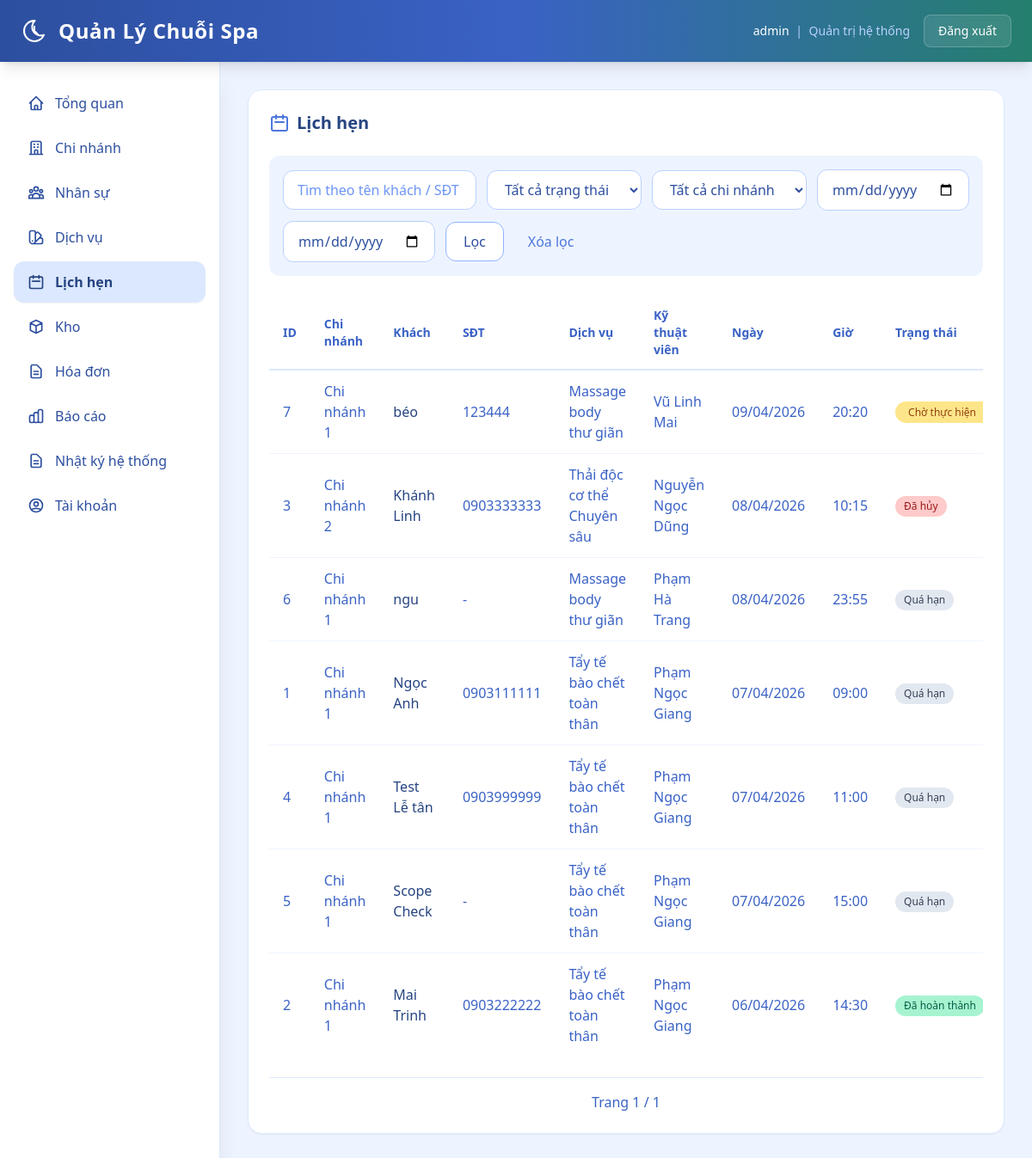
Before: /web/appointments (signed in) with the older database file.
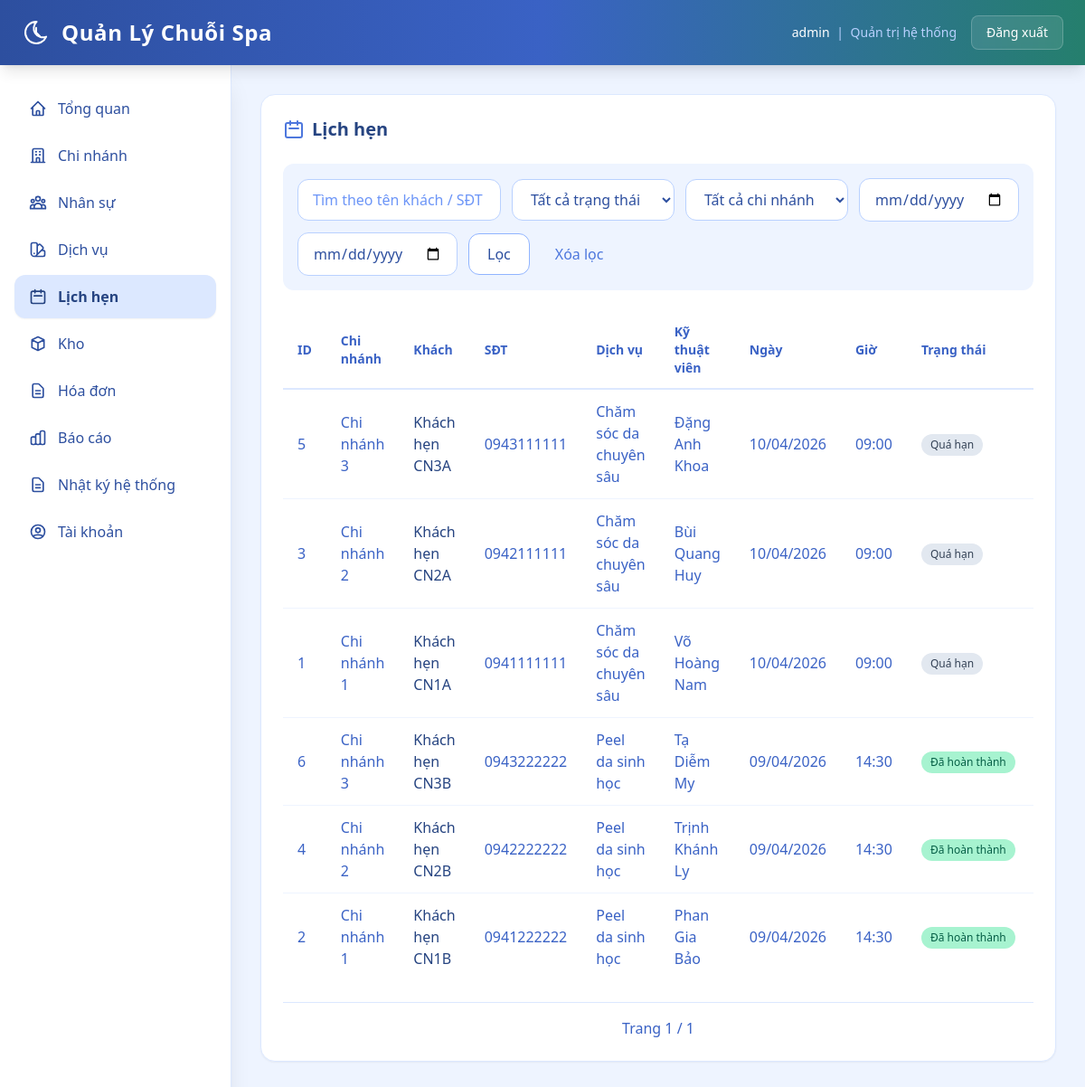
After: the same page with the newer database file.
### backend/models.py (models this page shows)
class TimestampMixin:
    created_at = db.Column(db.DateTime, nullable=False, default=datetime.utcnow)

class Appointment(db.Model, TimestampMixin):
    __tablename__ = "appointments"
    id = db.Column(db.Integer, primary_key=True)
    branch_id = db.Column(db.Integer, db.ForeignKey("branches.id"), nullable=False, index=True)
    customer_name = db.Column(db.String(255), nullable=False)
    customer_phone = db.Column(db.String(32), nullable=True)
    service_id = db.Column(db.Integer, db.ForeignKey("services.id"), nullable=False, index=True)
    technician_id = db.Column(db.Integer, db.ForeignKey("staffs.id"), nullable=False, index=True)
    appointment_date = db.Column(db.Date, nullable=False, index=True)
    appointment_time = db.Column(db.String(5), nullable=False)
    status = db.Column(db.String(16), nullable=False, default="pending", index=True)
    note = db.Column(db.String(500), nullable=True)
    created_by = db.Column(db.String(64), nullable=True)
    branch = db.relationship("Branch", lazy="joined")
    service = db.relationship("Service", lazy="joined")
    technician = db.relationship("Staff", lazy="joined")
    service_items = db.relationship("AppointmentServiceItem", back_populates="appointment", cascade="all,delete-orphan")

class Branch(db.Model, TimestampMixin):
    __tablename__ = "branches"
    id = db.Column(db.Integer, primary_key=True)
    branch_code = db.Column(db.String(16), nullable=True, unique=True, index=True)
    name = db.Column(db.String(255), nullable=False, unique=True)
    address = db.Column(db.String(500), nullable=True)
    phone = db.Column(db.String(32), nullable=True, unique=True)
    manager_staff_id = db.Column(db.Integer, db.ForeignKey("staffs.id"), nullable=True, index=True)
    status = db.Column(db.String(32), nullable=False, default="active")
    manager_staff = db.relationship("Staff", foreign_keys=[manager_staff_id], lazy="joined")

class Service(db.Model, TimestampMixin):
    __tablename__ = "services"
    id = db.Column(db.Integer, primary_key=True)
    branch_id = db.Column(db.Integer, db.ForeignKey("branches.id"), nullable=False, index=True)
    name = db.Column(db.String(255), nullable=False)
    group_name = db.Column(db.String(64), nullable=True)
    price = db.Column(db.Numeric(12, 2), nullable=False, default=0)
    duration_minutes = db.Column(db.Integer, nullable=False, default=60)
    status = db.Column(db.String(32), nullable=False, default="active")
    branch = db.relationship("Branch", lazy="joined")

class Staff(db.Model, TimestampMixin):
    __tablename__ = "staffs"
    id = db.Column(db.Integer, primary_key=True)
    branch_id = db.Column(db.Integer, db.ForeignKey("branches.id"), nullable=False, index=True)
    full_name = db.Column(db.String(255), nullable=False)
    phone = db.Column(db.String(32), nullable=True, unique=True, index=True)
    title = db.Column(db.String(64), nullable=True)
    status = db.Column(db.String(32), nullable=False, default="active")
    start_date = db.Column(db.Date, nullable=True)
    branch = db.relationship("Branch", foreign_keys=[branch_id], lazy="joined")

### backend/web_modules/lich_hen.py (the view, shortened to what this page needs)
@web_bp.get("/appointments")
@roles_required("super_admin", "branch_manager", "receptionist", "technician")
def appointments():
    scope_ids = get_current_branch_scope()
    if not scope_ids:
        return redirect(url_for("web.login"))
    auto_mark_overdue_appointments(scope_ids)
    user = g.web_user
    q = parse_text(request.args.get("q"))
    status = normalize_choice(request.args.get("status"), set(APPOINTMENT_STATUS_LABELS), "")
    from_date = parse_date(request.args.get("from_date"))
    to_date = parse_date(request.args.get("to_date"))
    selected_branch_id = resolve_selected_branch_id(scope_ids, parse_int(request.args.get("branch_id")))
    page = parse_page(request.args.get("page"), default=1)
    query = Appointment.query.filter(Appointment.branch_id.in_(scope_ids))
    if selected_branch_id:
        query = query.filter(Appointment.branch_id == selected_branch_id)
    if status and user.role != "technician":
        query = query.filter(Appointment.status == status)
    if from_date:
        query = query.filter(Appointment.appointment_date >= from_date)
    if to_date:
        query = query.filter(Appointment.appointment_date <= to_date)
    technician_scope_warning = None
    if user.role == "technician":
        if not user.staff_id:
            query = query.filter(Appointment.id == -1)
            technician_scope_warning = "Tài khoản kỹ thuật viên chưa được gán nhân sự, chưa thể hiển thị lịch hẹn."
        else:
            query = query.filter(Appointment.technician_id == user.staff_id)
    pager = paginate(
        query.order_by(Appointment.appointment_date.desc(), Appointment.appointment_time.asc(), Appointment.id.desc()),
        page=page,
        per_page=12,
    )
    branch_options = list_scope_branches(scope_ids, order_by="name")
    branch_map = {row.id: row.name for row in branch_options}
    if selected_branch_id:
        scope_label = branch_map.get(selected_branch_id, "Chi nhánh")
    else:
        scope_label = "Tất cả chi nhánh" if user.is_super_admin else branch_map.get(g.active_branch_id, "Chi nhánh")
    can_create_appointment = user.role == "receptionist"
    can_cancel_appointment = user.role in {"super_admin", "branch_manager", "receptionist"}
    form_branch_id = g.active_branch_id if g.active_branch_id in scope_ids else selected_branch_id
    if form_branch_id is None and scope_ids:
        form_branch_id = scope_ids[0]
    service_rows = []
    technician_rows = []
    if can_create_appointment and form_branch_id:
        service_rows = Service.query.filter_by(branch_id=form_branch_id, status="active").order_by(Service.name.asc()).all()
        technician_rows = list_active_technicians(form_branch_id)
    return render_template(
        "web/appointments.html",
        rows=pager.items,
        pager=pager,
        q=q,
        status=status,
        from_date=from_date,
        to_date=to_date,
        selected_branch_id=selected_branch_id,
        branch_options=branch_options,
        scope_label=scope_label,
        status_labels=APPOINTMENT_STATUS_LABELS,
        can_create_appointment=can_create_appointment,
        can_cancel_appointment=can_cancel_appointment,
        service_rows=service_rows,
        technician_rows=technician_rows,
        technician_scope_warning=technician_scope_warning,
    )

### backend/models.py (called while the page is built)
    @property
    def is_super_admin(self) -> bool:
        return self.role == "super_admin"

### backend/web.py (called while the page is built)
def parse_text(value: str | None) -> str:
    return (value or "").strip()

def parse_int(value):
    try:
        return int(value)
    except (TypeError, ValueError):
        return None

def parse_date(value):
    text = parse_text(value)
    if not text:
        return None
    try:
        return datetime.strptime(text, "%Y-%m-%d").date()
    except ValueError:
        return None

def parse_page(value, default=1):
    page = parse_int(value)
    if page is None or page < 1:
        return default
    return page

def normalize_choice(value, allowed, default):
    text = parse_text(value).lower()
    if text in allowed:
        return text
    return default

def paginate(query, page, per_page=10):
    return query.paginate(page=page, per_page=per_page, error_out=False)

def role_label(role: str) -> str:
    return ROLE_LABELS.get(role, role)

def can_access_menu_for_user(user: User | None, menu_key: str) -> bool:
    if not user:
        return False
    return menu_key in ROLE_MENU_ACCESS.get(user.role, set())

### backend/templates/web/appointments.html (shortened to what the changed rows need)
{% extends "web/base.html" %}
{% block content %}
  <section class="bg-white rounded-2xl shadow-sm border border-spa-100 p-6 mb-6">
    <h2 class="text-xl font-bold text-spa-800 mb-6 flex items-center gap-2">
      <svg class="w-6 h-6 text-spa-500" fill="none" stroke="currentColor" viewBox="0 0 24 24"><path stroke-linecap="round" stroke-linejoin="round" stroke-width="2" d="M8 7V3m8 4V3m-9 8h10M5 21h14a2 2 0 002-2V7a2 2 0 00-2-2H5a2 2 0 00-2 2v12a2 2 0 002 2z"/></svg>
      Lịch hẹn
    </h2>
    <div class="overflow-x-auto">
      <table class="w-full">
        <thead>
          <tr class="border-b-2 border-spa-100">
            <th class="text-left py-3 px-4 text-sm font-semibold text-spa-600">ID</th>
            <th class="text-left py-3 px-4 text-sm font-semibold text-spa-600">Chi nhánh</th>
            <th class="text-left py-3 px-4 text-sm font-semibold text-spa-600">Khách</th>
            <th class="text-left py-3 px-4 text-sm font-semibold text-spa-600">SĐT</th>
            <th class="text-left py-3 px-4 text-sm font-semibold text-spa-600">Dịch vụ</th>
            <th class="text-left py-3 px-4 text-sm font-semibold text-spa-600">Kỹ thuật viên</th>
            <th class="text-left py-3 px-4 text-sm font-semibold text-spa-600">Ngày</th>
            <th class="text-left py-3 px-4 text-sm font-semibold text-spa-600">Giờ</th>
            <th class="text-left py-3 px-4 text-sm font-semibold text-spa-600">Trạng thái</th>
            <th class="text-left py-3 px-4 text-sm font-semibold text-spa-600">Ghi chú</th>
          </tr>
        </thead>
        <tbody class="divide-y divide-spa-50">
          {% for row in rows %}
            <tr class="hover:bg-spa-50/50 transition-colors">
              <td class="py-3 px-4 text-spa-600">{{ row.id }}</td>
              <td class="py-3 px-4 text-spa-600">{{ row.branch.name if row.branch else '-' }}</td>
              <td class="py-3 px-4 text-spa-800 font-medium">{{ row.customer_name }}</td>
              <td class="py-3 px-4 text-spa-600">{{ row.customer_phone or '-' }}</td>
              <td class="py-3 px-4 text-spa-600">
                {% if row.service_items %}
                  <div class="flex flex-wrap gap-1.5">
                    {% for service_item in row.service_items %}
                      <span class="inline-flex items-center px-2 py-0.5 rounded-full text-xs bg-spa-100 text-spa-700">{{ service_item.service_name }}</span>
                    {% endfor %}
                  </div>
                {% else %}
                  {{ row.service.name if row.service else '-' }}
                {% endif %}
              </td>
              <td class="py-3 px-4 text-spa-600">{{ row.technician.full_name if row.technician else '-' }}</td>
              <td class="py-3 px-4 text-spa-600">{{ row.appointment_date.strftime('%d/%m/%Y') if row.appointment_date else '-' }}</td>
              <td class="py-3 px-4 text-spa-600">{{ row.appointment_time }}</td>
              <td class="py-3 px-4">
                {% if can_cancel_appointment and row.status == 'pending' %}
                  <form method="post" action="{{ url_for('web.appointments_cancel') }}" class="flex flex-col items-start gap-2" data-cancel-status-form>
                    <select name="cancel_action" class="inline-flex items-center whitespace-nowrap px-2.5 py-0.5 rounded-full text-xs font-medium leading-5 bg-amber-200 text-amber-800 border border-transparent focus:border-spa-400 focus:ring-2 focus:ring-spa-100 outline-none transition-all" data-cancel-action-select>
                      <option value="">{{ status_labels.get(row.status, row.status) }}</option>
                    </select>
                  </form>
                {% else %}
                  <span class="inline-flex items-center whitespace-nowrap px-2.5 py-0.5 rounded-full text-xs font-medium leading-5
                    {% if row.status == 'completed' %}bg-emerald-200 text-emerald-800
                    {% elif row.status == 'pending' %}bg-amber-200 text-amber-800
                    {% elif row.status == 'overdue' %}bg-slate-200 text-slate-700
                    {% elif row.status == 'cancelled' %}bg-red-200 text-red-800
                    {% else %}bg-spa-100 text-spa-700{% endif %}">
                    {{ status_labels.get(row.status, row.status) }}
                  </span>
                {% endif %}
              </td>
              <td class="py-3 px-4 text-spa-600 max-w-[150px] truncate">{{ row.note or '-' }}</td>
            </tr>
          {% else %}
            <tr><td colspan="11" class="py-8 text-center text-spa-400">Không có lịch hẹn.</td></tr>
          {% endfor %}
        </tbody>
      </table>
    </div>
  </section>
{% endblock %}

Changed rows visible on the page:
removed Appointment: id "7", branch "Chi nhánh 1", customer_name "béo", customer_phone "123444", service "Massage body thư giãn", technician "Vũ Linh Mai", appointment_date "09/04/2026", appointment_time "20:20", cancel_action "Chờ thực hiện"
changed Appointment id 5: branch "Chi nhánh 1" → "Chi nhánh 3"; customer_name "Scope Check" → "Khách hẹn CN3A"; customer_phone "-" → "0943111111"; service "Tẩy tế bào chết toàn thân" → "Chăm sóc da chuyên sâu"; technician "Phạm Ngọc Giang" → "Đặng Anh Khoa"; appointment_date "07/04/2026" → "10/04/2026"; appointment_time "15:00" → "09:00"; moves up the list
changed Appointment id 3: customer_name "Khánh Linh" → "Khách hẹn CN2A"; customer_phone "0903333333" → "0942111111"; service "Thải độc cơ thể Chuyên sâu" → "Chăm sóc da chuyên sâu"; technician "Nguyễn Ngọc Dũng" → "Bùi Quang Huy"; appointment_date "08/04/2026" → "10/04/2026"; appointment_time "10:15" → "09:00"; status "cancelled" → "overdue" (drawn); get "Đã hủy" → "Quá hạn"
changed Appointment id 1: customer_name "Ngọc Anh" → "Khách hẹn CN1A"; customer_phone "0903111111" → "0941111111"; service "Tẩy tế bào chết toàn thân" → "Chăm sóc da chuyên sâu"; technician "Phạm Ngọc Giang" → "Võ Hoàng Nam"; appointment_date "07/04/2026" → "10/04/2026"; moves down the list
changed Appointment id 6: branch "Chi nhánh 1" → "Chi nhánh 3"; customer_name "ngu" → "Khách hẹn CN3B"; customer_phone "-" → "0943222222"; service "Massage body thư giãn" → "Peel da sinh học"; technician "Phạm Hà Trang" → "Tạ Diễm My"; appointment_date "08/04/2026" → "09/04/2026"; appointment_time "23:55" → "14:30"; status "overdue" → "completed" (drawn); get "Quá hạn" → "Đã hoàn thành"
changed Appointment id 4: branch "Chi nhánh 1" → "Chi nhánh 2"; customer_name "Test Lễ tân" → "Khách hẹn CN2B"; customer_phone "0903999999" → "0942222222"; service "Tẩy tế bào chết toàn thân" → "Peel da sinh học"; technician "Phạm Ngọc Giang" → "Trịnh Khánh Ly"; appointment_date "07/04/2026" → "09/04/2026"; appointment_time "11:00" → "14:30"; status "overdue" → "completed" (drawn); get "Quá hạn" → "Đã hoàn thành"
changed Appointment id 2: customer_name "Mai Trinh" → "Khách hẹn CN1B"; customer_phone "0903222222" → "0941222222"; service "Tẩy tế bào chết toàn thân" → "Peel da sinh học"; technician "Phạm Ngọc Giang" → "Phan Gia Bảo"; appointment_date "06/04/2026" → "09/04/2026"
